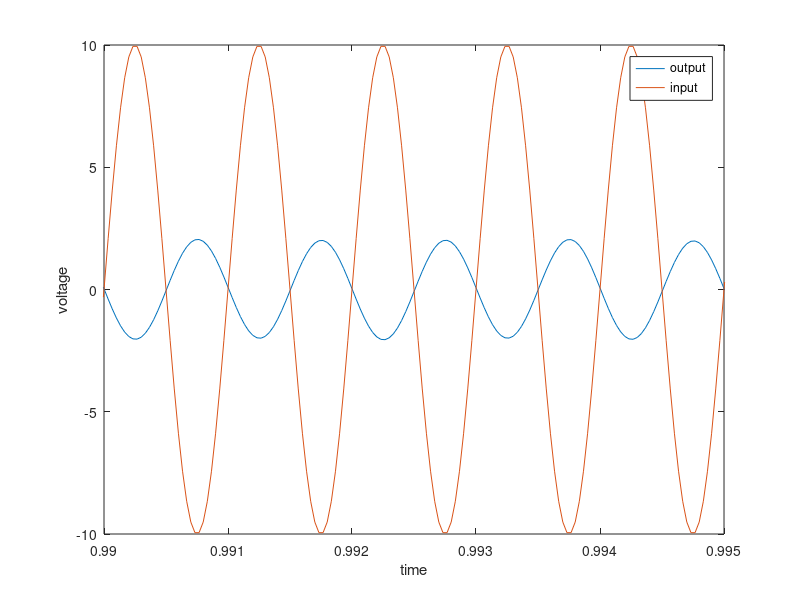

Here is the MATLAB script that generated this plot:
%%% Melissa Roth
%% Question 1
clc; close all

L1=1.5e-3; %H
L2=5e-3; %H
R=1000; %ohm
C=100e-6; %F

A = [0, 1/C, -1/C; -1/L1, 0, 0; 1/L2, 0,-R/L2];
B = [0; 1/L1; 0];
C = [0 0 R];
D = [0]; 

sys = ss(A,B,C,D);  % build state space object


f= 1;            %kHz
fo=.2*f;
amp=10;           %V
omega=2000*pi*f;   %rad/s
T=2*pi/omega;
t=0:T/30:1000*T;
Vs=amp*sin(omega*t);

x0=[0;0;0];

y=lsim(sys,Vs,t,x0);
z=.2*y;

figure
plot(t,y)
hold on;
plot(t,Vs)
hold off;
xlabel('time');
ylabel ('voltage');
legend('output', 'input')
xlim([990*T 995*T])
